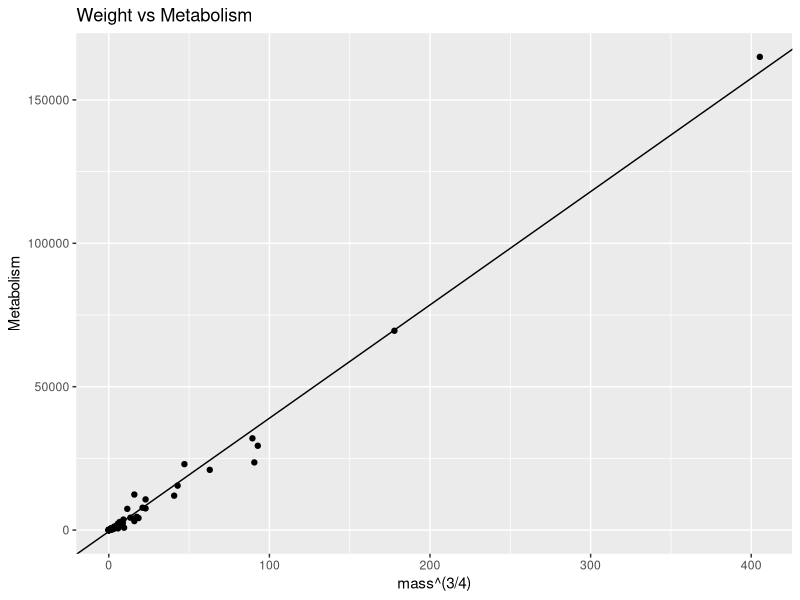
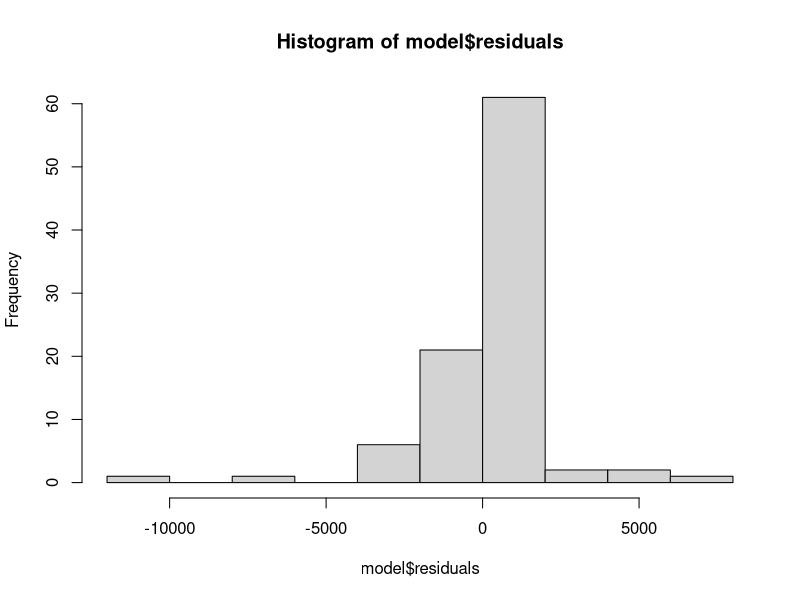
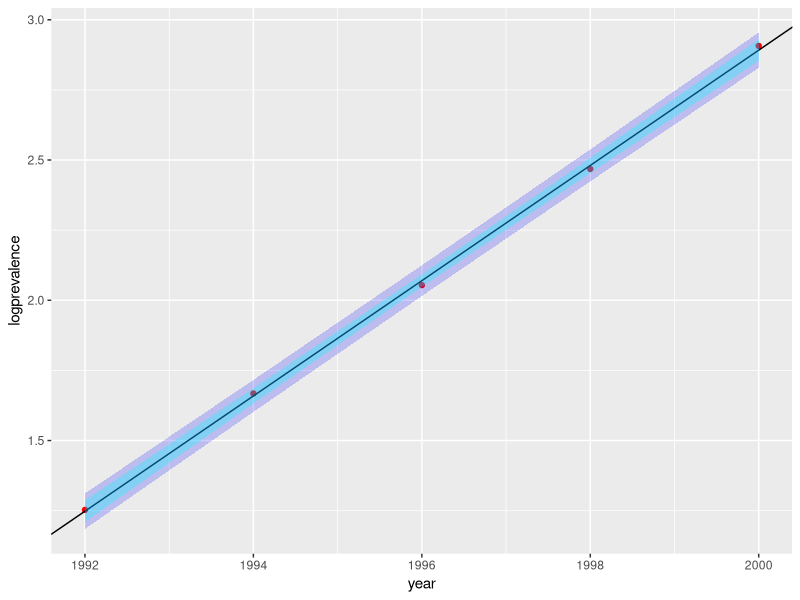
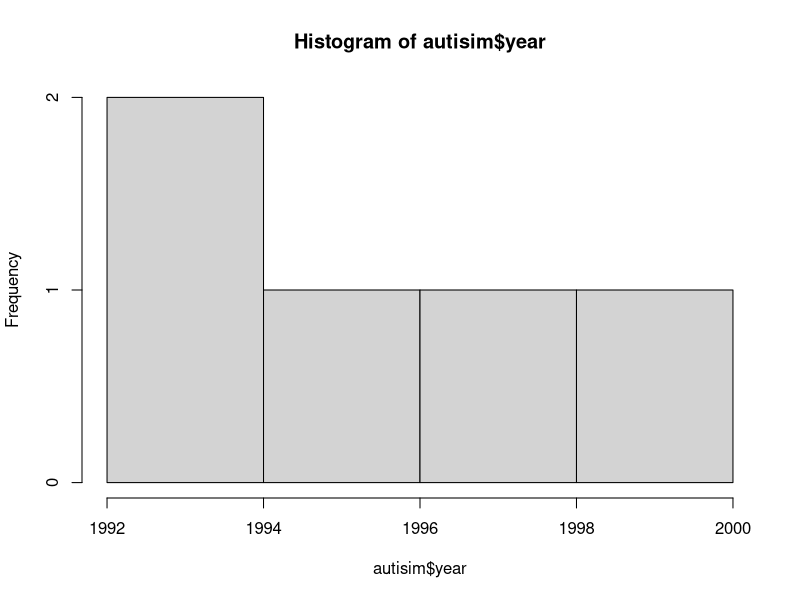

Write the R code that produced these figures, in order.
## ---- chunk 1
rm( list = ls()); cat("\014")  # Clear environment
#install.packages('ggplot2')
library(ggplot2)
metdata <- read.csv('data/MetabolismDataProb26_2_2.csv')
names(metdata) <- sapply(names(metdata), tolower)
## ---- chunk 2
metdata$massthreeqtr <- metdata$mass ** .75
model <- lm(metab~massthreeqtr, data=metdata)
coeff <- coefficients(model)
coefficients(model)
plot <- ggplot(data=metdata, aes(x=massthreeqtr, y=metab)) + geom_point()
plot <- plot + labs(title="Weight vs Metabolism", x='mass^(3/4)', y='Metabolism')
plot + geom_abline(intercept= coeff[1],1, slope= coeff[2],1)
hist(model$residuals, breaks=10)
summary(model)
## ---- chunk 3
autisim <- read.csv('data/AutismDataProb29_2_2.csv')
names(autisim) <- sapply(names(autisim), tolower)
autisim$logprevalence <- log(autisim$prevalence)
model <- lm(logprevalence~year, data=autisim)
coeff <- coefficients(model)
coefficients(model)
#plot <- ggplot(data=autisim, aes(x=year, y=logprevalence)) + geom_point()
#plot <- plot + labs(title="Autisim Prevelance per Year", x='Year', y='log(Autisim Prevelance)')
#plot + geom_abline(intercept= coeff[1],1, slope= coeff[2],1)
slope <- model$coefficients['year']
intercept <- model$coefficients[1]
#Prediction intervals
pred.int =  predict(model, interval="prediction")
#Confidence intervals
conf.int =  predict(model, interval="confidence")
# Add predictions and CI to original data
autisim$pred.lower <- pred.int[,2]
autisim$pred.upper <- pred.int[,3]
autisim$ci.upper <- conf.int[,2]
autisim$ci.lower <- conf.int[,3]
## plot
ggplot(data=autisim, aes(x=year, y=logprevalence, main='Scatterplot of data with regression line and Confidence intervals')) + 
  geom_point(color= 'red') +
  geom_abline(intercept=intercept, slope=slope, color='black') +
  geom_ribbon(data=autisim, aes(ymin= pred.lower, ymax= pred.upper), fill = "blue", alpha = 0.2) +
  geom_ribbon(data=autisim, aes(ymin= ci.lower, ymax= ci.upper), fill = "cyan", alpha = 0.3) 
summary(model)

hist(autisim$year)
